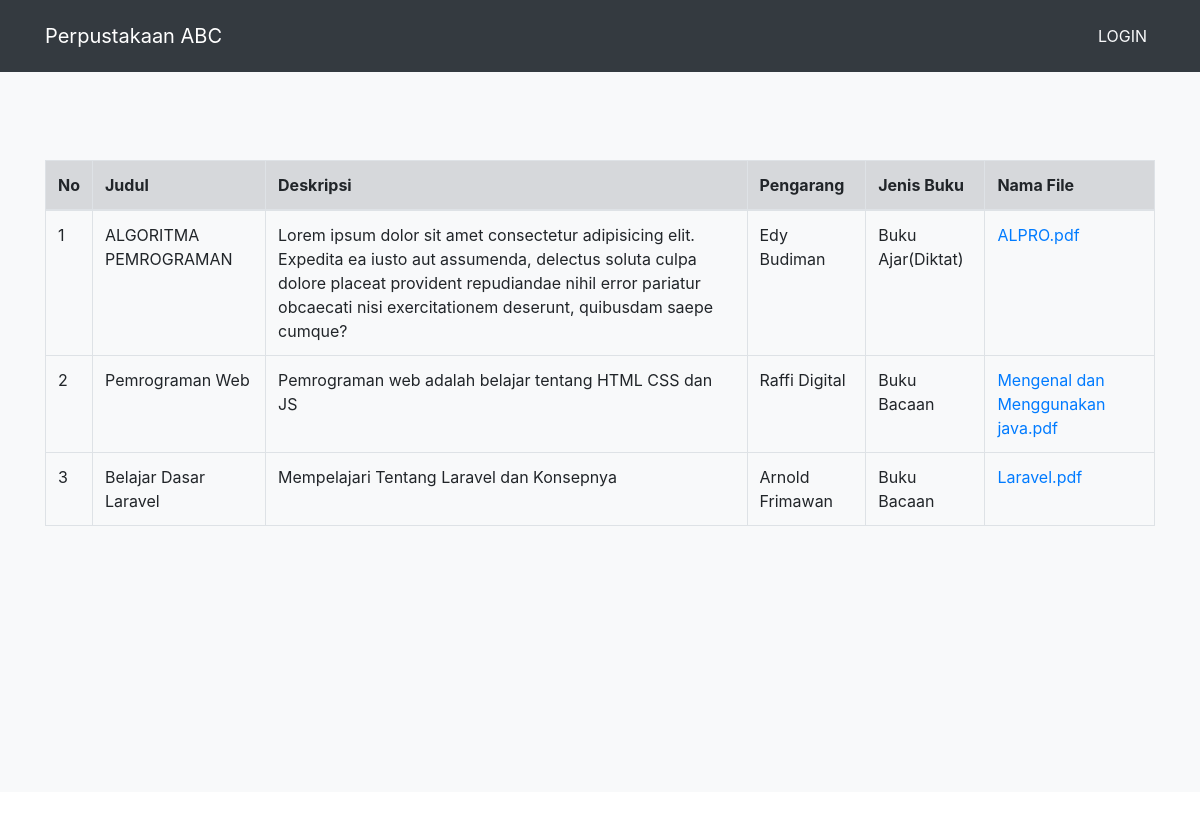
The page / on the database its author committed.
### tables this page shows
CREATE TABLE `mdt_buku` (
  `id_buku` int(5) NOT NULL,
  `judul_buku` varchar(255) NOT NULL,
  `deskripsi` text NOT NULL,
  `pengarang` varchar(50) NOT NULL,
  `jenis_buku` enum('Buku Bacaan','Buku Ajar(Diktat)') NOT NULL,
  `id_admin` int(5) NOT NULL,
  `file` varchar(50) NOT NULL,
  `create_date` timestamp NOT NULL DEFAULT current_timestamp() ON UPDATE current_timestamp()
);

### index.php (the view, shortened to what this page needs)
<?php
include ('koneksi.php');
?>
<!DOCTYPE html>
<html lang="en">
<head>
<link rel="stylesheet" href="https://stackpath.bootstrapcdn.com/bootstrap/4.1.3/css/bootstrap.min.css">
</head>
<body>
<nav class='navbar navbar-expand-lg navbar-dark bg-dark text-light '>
    <div class="container">
        <a href="index.php" class="navbar-brand">Perpustakaan ABC</a>
        <ul class="navbar-nav ml-auto pt-2 pb-2">
            <li class="nav-item">
                <a href="index.php" class="nav-link text-light"></a>
            </li>
            <li class="nav-item ml-4">
                <a href="login.php" class="nav-link text-light"> LOGIN </a>
            </li>
        </ul>
    </div>
</nav>
<div class="jumbotron jumbotron-fluid bg-light" style="height:90vh">
  <div class="container">
    <?php
    $no = 1;
    $ambildata = mysqli_query($con, "SELECT * FROM mdt_buku");
?>
<table class='table table-bordered'>
    <thead class='table-secondary'>
        <tr>
            <th>No</th>
            <th>Judul</th>
            <th>Deskripsi</th>
            <th>Pengarang</th>
            <th>Jenis Buku</th>
            <th>Nama File</th>
        </tr>
    </thead>
    <tbody>
    <?php
        while ($tampil = mysqli_fetch_array($ambildata)) {
            echo "
            <tr>
                <td>$no</td>
                <td>{$tampil['judul_buku']}</td>
                <td>{$tampil['deskripsi']}</td>
                <td>{$tampil['pengarang']}</td>
                <td>{$tampil['jenis_buku']}</td>
                <td><a href='BUKU/{$tampil['file']}#toolbar=0' target='_blank'>{$tampil['file']}</a></td>
            </tr>";
            $no++;
        }
    ?>
    </tbody>
</table>
  </div>
</div>
</body>
</body>
</html>

### rows shown on the page
mdt_buku: judul_buku "ALGORITMA PEMROGRAMAN", deskripsi "Lorem ipsum dolor sit amet consectetur adipisicing elit. Expedita ea iusto aut assumenda, delectus soluta culpa dolore placeat provident repudiandae nihil error pariatur obcaecati nisi exercitationem deserunt, quibusdam saepe cumque?", pengarang "Edy Budiman", jenis_buku "Buku Ajar(Diktat)", file "ALPRO.pdf"
mdt_buku: judul_buku "Pemrograman Web", deskripsi "Pemrograman web adalah belajar tentang HTML CSS dan JS", pengarang "Raffi Digital", jenis_buku "Buku Bacaan", file "Mengenal dan Menggunakan java.pdf"
mdt_buku: judul_buku "Belajar Dasar Laravel", deskripsi "Mempelajari Tentang Laravel dan Konsepnya", pengarang "Arnold Frimawan", jenis_buku "Buku Bacaan", file "Laravel.pdf"
